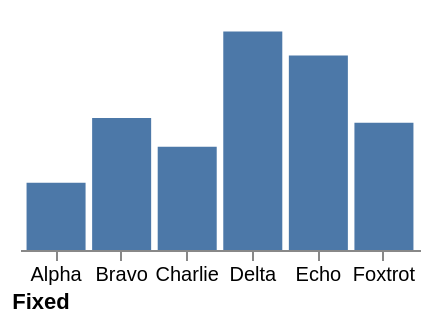

Vega-Lite specification for this chart:
### Vega specification from a JSON file in a GitHub repository (floating-point values rounded to 4 significant figures)
{"width": 200, "height": 120, "padding": 5, "data": [{"name": "t", "values": [{"a": "Alpha", "b": 28, "c": "x", "d": 1}, {"a": "Bravo", "b": 55, "c": "y", "d": 2}, {"a": "Charlie", "b": 43, "c": "x", "d": 3}, {"a": "Delta", "b": 91, "c": "z", "d": 4}, {"a": "Echo", "b": 81, "c": "y", "d": 5}, {"a": "Foxtrot", "b": 53, "c": "z", "d": 6}]}], "scales": [{"name": "x", "type": "band", "domain": {"data": "t", "field": "a"}, "range": "width", "padding": 0.1}, {"name": "y", "type": "linear", "domain": {"data": "t", "field": "b"}, "range": "height", "nice": true}, {"name": "color", "type": "ordinal", "domain": {"data": "t", "field": "c"}, "range": {"scheme": "category10"}}, {"name": "ramp", "type": "linear", "domain": {"data": "t", "field": "d"}, "range": {"scheme": "blues"}}, {"name": "size", "type": "linear", "domain": {"data": "t", "field": "b"}, "range": [10, 200]}, {"name": "shape", "type": "ordinal", "domain": {"data": "t", "field": "c"}, "range": "symbol"}, {"name": "quant", "type": "quantize", "domain": [0, 100], "range": {"scheme": "greens", "count": 4}}], "marks": [{"type": "rect", "from": {"data": "t"}, "encode": {"enter": {"x": {"scale": "x", "field": "a"}, "width": {"scale": "x", "band": 1}, "y": {"scale": "y", "field": "b"}, "y2": {"scale": "y", "value": 0}}}}], "axes": [{"orient": "bottom", "scale": "x", "title": "Fixed", "titleX": 10, "titleY": 20}]}
